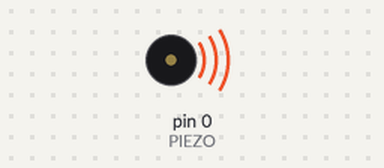
The sketch below on a simulated Arduino Uno, built with avr-gcc and run on an emulated ATmega328P. On the bench: buzzer (waves = sounding).

Above: at 0.3 s.
Timing chart, 0 to 6.9 s (numbered marks = the images above):
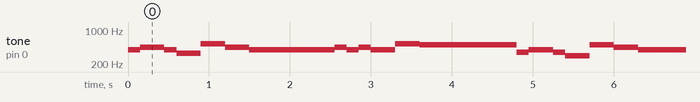

Measured:
- by itself, tone on pin 0 (PIEZO): plays 392 Hz for 0.15 s, 440 Hz for 0.30 s, 392 Hz for 0.15 s, 330 Hz for 0.30 s, 523 Hz for 0.30 s, 440 Hz for 0.30 s … (321 notes in this stretch)

The sketch:

sketch_dec02a.ino
```cpp
//    this->noteCollection[1]  = new Note("C4", 262);
//    this->noteCollection[2]  = new Note("D4", 294);
//    this->noteCollection[3]  = new Note("E4", 330);
//    this->noteCollection[4]  = new Note("F4", 349);
//    this->noteCollection[5]  = new Note("G4", 392);
//    this->noteCollection[6]  = new Note("A4", 440);
//    this->noteCollection[7]  = new Note("B4", 494);
//    this->noteCollection[8]  = new Note("C5", 523);
//    this->noteCollection[9]  = new Note("D5", 587);
//    this->noteCollection[10] = new Note("E5", 659);
//    this->noteCollection[11] = new Note("F5", 699);
//    this->noteCollection[12] = new Note("G5", 784);
//    this->noteCollection[13] = new Note("A5", 880);
//    this->noteCollection[14] = new Note("B5", 988);

//"G4:2,A4:4,G4:2,E4:4,C5:4,A4:4,G4:12"


#define PIEZO 0

void setup(void)
{
   pinMode(PIEZO, OUTPUT);
}

void playNote(int pin, int frequency, int beats)
{
  tone(pin, frequency, 75 * beats);
  delay(75 * beats);
}

void loop(void)
{

  playNote(PIEZO, 392, 2);  // G4
  playNote(PIEZO, 440, 4);  // A4
  playNote(PIEZO, 392, 2);  // G4
  playNote(PIEZO, 330, 4);  // E4
  playNote(PIEZO, 523, 4);  // C5
  playNote(PIEZO, 440, 4);  // A4
  playNote(PIEZO, 392, 12); // G4

  playNote(PIEZO, 392, 2);  // G4
  playNote(PIEZO, 440, 2);  // A4
  playNote(PIEZO, 392, 2);  // G4
  playNote(PIEZO, 440, 2);  // A4
  playNote(PIEZO, 392, 4);  // G4
  playNote(PIEZO, 523, 4);  // C5
  playNote(PIEZO, 494, 16); // B4

  // F4:2,G4:4,F4:2,D4:4,B4:4,A4:4,G4:12
  playNote(PIEZO, 349, 2);  // F4
  playNote(PIEZO, 392, 4);  // G4
  playNote(PIEZO, 349, 2);  // F4
  playNote(PIEZO, 294, 4);  // D4
  playNote(PIEZO, 494, 4);  // B4
  playNote(PIEZO, 440, 4);  // A4
  playNote(PIEZO, 392, 12); // G4

  // G4:2,A4:2,G4:2,A4:2,G4:4,A4:4,E4:16
  playNote(PIEZO, 392, 2);  // G4
  playNote(PIEZO, 440, 2);  // A4
  playNote(PIEZO, 392, 2);  // G4
  playNote(PIEZO, 440, 2);  // A4
  playNote(PIEZO, 392, 4);  // G4
  playNote(PIEZO, 440, 4);  // A4
  playNote(PIEZO, 330, 16); // E4


//  playNote(PIEZO, 440, 2);  // A4
//
//  playNote(PIEZO, 440, 2);  // A4
//  playNote(PIEZO, 392, 4);  // G4
//  playNote(PIEZO, 523, 4);  // C5
//  playNote(PIEZO, 494, 16); // B4


  delay(1000);
}
```
